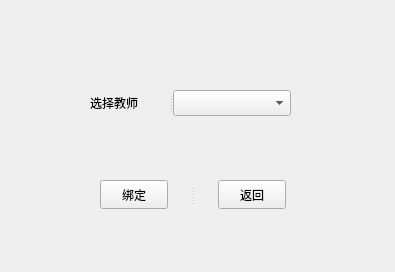
<?xml version="1.0" encoding="UTF-8"?>
<ui version="4.0">
 <class>bondteacher</class>
 <widget class="QWidget" name="bondteacher">
  <property name="geometry">
   <rect>
    <x>0</x>
    <y>0</y>
    <width>395</width>
    <height>272</height>
   </rect>
  </property>
  <property name="font">
   <font>
    <family>微软雅黑</family>
   </font>
  </property>
  <property name="windowTitle">
   <string>绑定教师信息</string>
  </property>
  <widget class="QSplitter" name="splitter">
   <property name="geometry">
    <rect>
     <x>90</x>
     <y>90</y>
     <width>201</width>
     <height>26</height>
    </rect>
   </property>
   <property name="orientation">
    <enum>Qt::Horizontal</enum>
   </property>
   <widget class="QLabel" name="label">
    <property name="text">
     <string>选择教师</string>
    </property>
   </widget>
   <widget class="QComboBox" name="comboBox"/>
  </widget>
  <widget class="QSplitter" name="splitter_2">
   <property name="geometry">
    <rect>
     <x>100</x>
     <y>180</y>
     <width>186</width>
     <height>29</height>
    </rect>
   </property>
   <property name="orientation">
    <enum>Qt::Horizontal</enum>
   </property>
   <property name="handleWidth">
    <number>50</number>
   </property>
   <widget class="QPushButton" name="pushButton">
    <property name="text">
     <string>绑定</string>
    </property>
   </widget>
   <widget class="QPushButton" name="pushButton_2">
    <property name="text">
     <string>返回</string>
    </property>
   </widget>
  </widget>
 </widget>
 <resources/>
 <connections/>
</ui>
